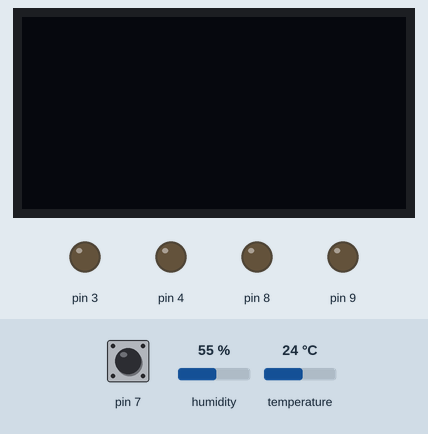
The sketch below on a simulated Arduino Uno, built with avr-gcc and run on an emulated ATmega328P. Shown: 128×64 one-colour display, output pins drawn as LEDs (lit = HIGH). The inputs (shaded band) are chosen by the test bench; at power-on: pin 7 HIGH, temperature 24 °C, humidity 55 %.

Above: at 2.8 s.
2.9 s: pin 7 pulled LOW for 3.2 s
At 6.6 s:
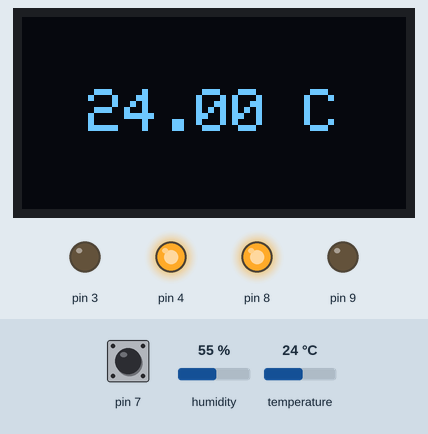
7.6 s: temperature set to 26 °C
At 8.6 s:
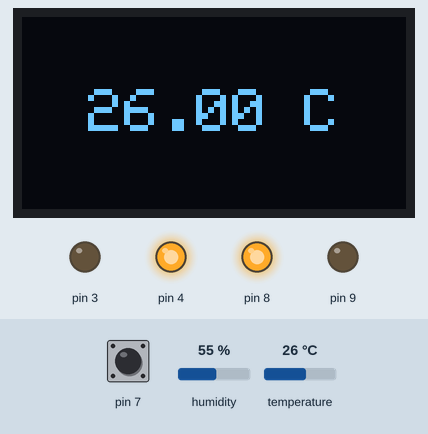
9.7 s: temperature set to 29 °C
At 10.6 s:
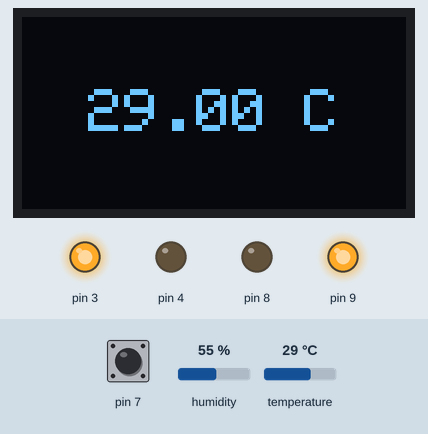
11.7 s: temperature set to 12 °C
At 13.5 s:
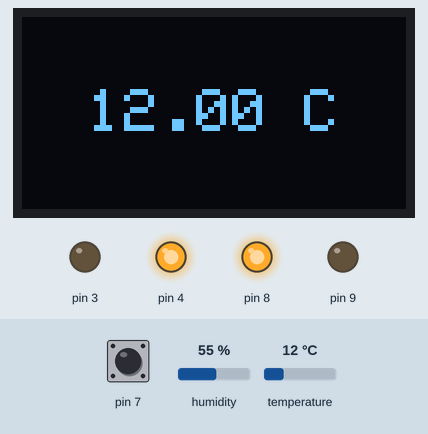
13.8 s: pin 7 pulled LOW for 1.25 s
At 15.0 s:
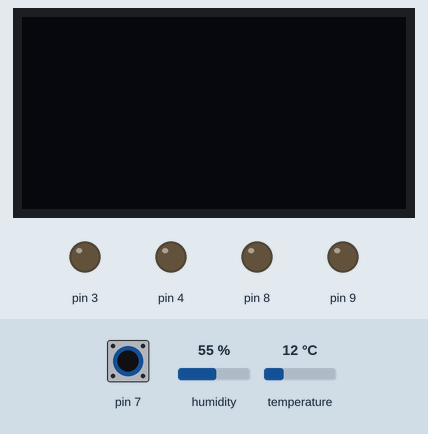
Timing chart, 0 to 16.8 s (numbered marks = the images above; inputs shaded):
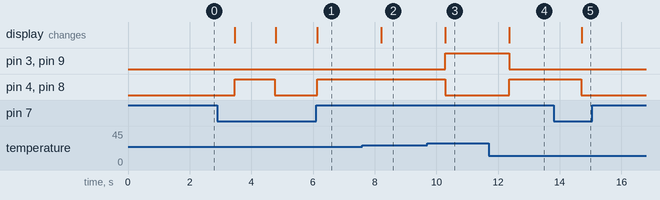

Measured:
- the behaviour switches between 27 and 28 °C on temperature (found by bisection; images 2 and 3)
- after the input at 2.9 s, pin 4, pin 8: LOW → HIGH after 0.56 s, → LOW 1.3 s later, → HIGH 1.4 s later; the display: changes after 0.56 s (image 1)
- after the input at 7.6 s, the display: changes after 0.61 s (image 2)
- after the input at 9.7 s, pin 3, pin 9: LOW → HIGH after 0.59 s; pin 4, pin 8: HIGH → LOW after 0.59 s; the display: changes after 0.59 s (image 3)
- after the input at 11.7 s, pin 3, pin 9: HIGH → LOW after 0.67 s; pin 4, pin 8: LOW → HIGH after 0.67 s; the display: changes after 0.67 s (image 4)
- after the input at 13.8 s, pin 4, pin 8: HIGH → LOW after 0.90 s; the display: changes after 0.92 s (image 5)

The sketch:

temp_sys.ino
```cpp
#include <Wire.h>                  // I2C communication library
#include <Adafruit_GFX.h>          // Graphics library for OLED display
#include <Adafruit_SSD1306.h>      // SSD1306 OLED display driver
#include <DHT.h>                   // DHT temperature and humidity sensor library

// OLED display dimensions
#define SCREEN_WIDTH 128
#define SCREEN_HEIGHT 64

// DHT11 sensor configuration
#define DHTPIN 2                   // DHT11 data pin connected to Arduino pin 2
#define DHTTYPE DHT11              // Sensor type

// Create DHT sensor object
DHT dht(DHTPIN, DHTTYPE);

// Create OLED display object
Adafruit_SSD1306 display(
  SCREEN_WIDTH,
  SCREEN_HEIGHT,
  &Wire,
  -1                             // Reset pin not used
);

// Variable to store system ON/OFF state
bool systemON = false;

void setup()
{
  // Initialize DHT sensor
  dht.begin();

  // Initialize OLED display at I2C address 0x3C
  display.begin(SSD1306_SWITCHCAPVCC, 0x3C);

  // Clear display buffer
  display.clearDisplay();

  // Output pins for LEDs / indicators
  pinMode(3, OUTPUT);
  pinMode(4, OUTPUT);
  pinMode(9, OUTPUT);
  pinMode(8, OUTPUT);

  // Push button input with internal pull-up resistor
  pinMode(7, INPUT_PULLUP);
}

void loop()
{
  // Toggle system state when button is pressed
  if (digitalRead(7) == LOW)
  {
    systemON = !systemON;

    // Simple debounce delay
    delay(300);
  }

  // Execute only when system is ON
  if (systemON)
  {
    // Read temperature from DHT11 sensor
    float temp = dht.readTemperature();

    // Clear previous display content
    display.clearDisplay();

    // Set text size and color
    display.setTextSize(2);
    display.setTextColor(WHITE);

    // Create temperature string
    String text = String(temp) + " C";

    // Calculate coordinates to center the text
    int x = (128 - (text.length() * 12)) / 2;
    int y = (64 - 16) / 2;

    // Set cursor position
    display.setCursor(x, y);

    // Print temperature value
    display.print(text);

    // Update OLED display
    display.display();

    // Temperature threshold check
    if (temp >= 28)
    {
      // High temperature indication
      digitalWrite(3, HIGH);
      digitalWrite(4, LOW);

      digitalWrite(9, HIGH);
      digitalWrite(8, LOW);
    }
    else
    {
      // Normal temperature indication
      digitalWrite(3, LOW);
      digitalWrite(4, HIGH);

      digitalWrite(9, LOW);
      digitalWrite(8, HIGH);
    }
  }
  else
  {
    // Turn OFF all outputs when system is OFF
    digitalWrite(3, LOW);
    digitalWrite(4, LOW);

    digitalWrite(9, LOW);
    digitalWrite(8, LOW);

    // Clear OLED display
    display.clearDisplay();
    display.display();
  }

  // Update interval
  delay(1000);
}
```
